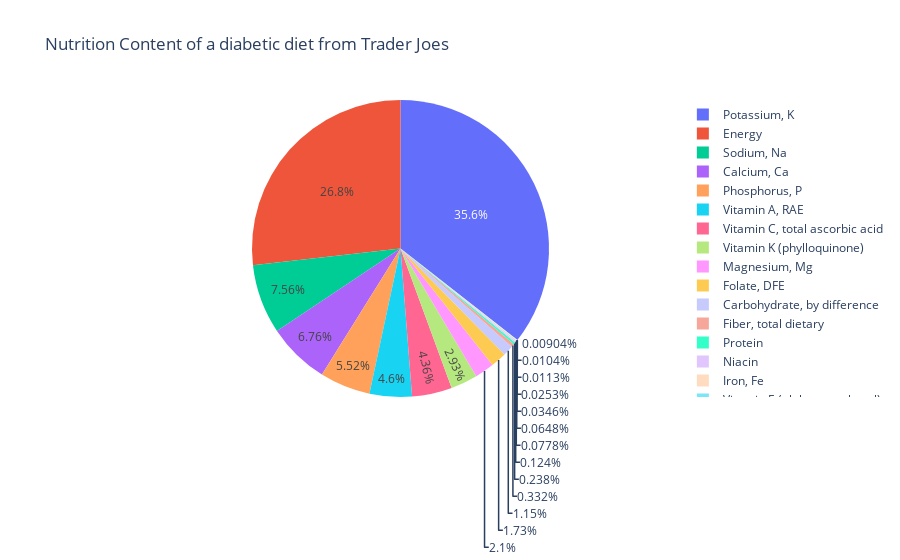

This figure's notebook cell:
### Code cell
plot('Trader Joes','F 19-30')

### Figure 1 — Plotly figure (JSON) as saved in the notebook; plotly's stock layout.template omitted (floating-point values rounded to 4 significant figures)
{"data": [{"domain": {"x": [0, 1], "y": [0, 1]}, "hovertemplate": "Nutrition=%{label}<br>Amount=%{value}<extra></extra>", "labels": ["Energy", "Protein", "Fiber, total dietary", "Folate, DFE", "Calcium, Ca", "Carbohydrate, by difference", "Iron, Fe", "Magnesium, Mg", "Niacin", "Phosphorus, P", "Potassium, K", "Riboflavin", "Thiamin", "Vitamin A, RAE", "Vitamin B-12", "Vitamin B-6", "Vitamin C, total ascorbic acid", "Vitamin E (alpha-tocopherol)", "Vitamin K (phylloquinone)", "Zinc, Zn", "Sodium, Na", "Energy"], "legendgroup": "", "name": "", "showlegend": true, "type": "pie", "values": [3100.0, 55.07, 76.88, 400.0, 1564.0, 265.2, 18.0, 485.8, 28.76, 1276.0, 8228.0, 2.62, 2.092, 1064.0, 2.4, 5.853, 1008.0, 15.0, 676.6, 8.0, 1749.0, 3100.0]}], "layout": {"legend": {"tracegroupgap": 0}, "title": {"text": "Nutrition Content of a diabetic diet from Trader Joes"}}}
